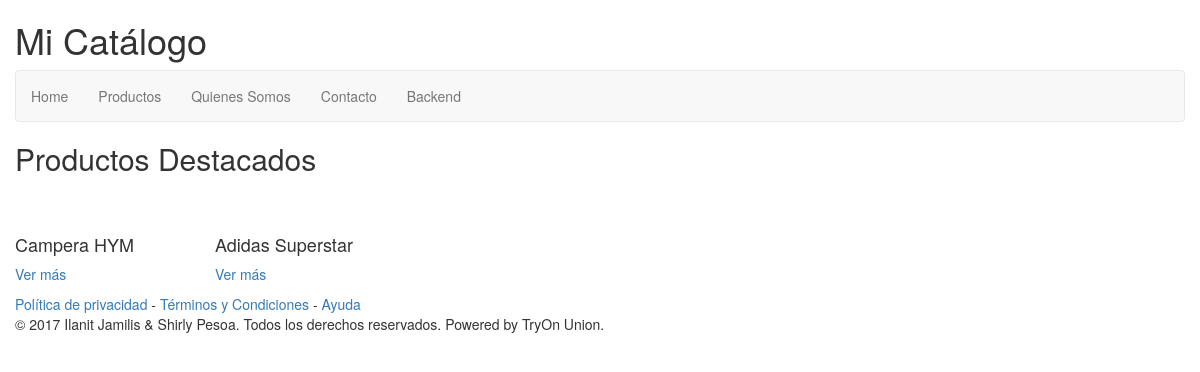
The app's page /TPFINAL/index.php, older data.
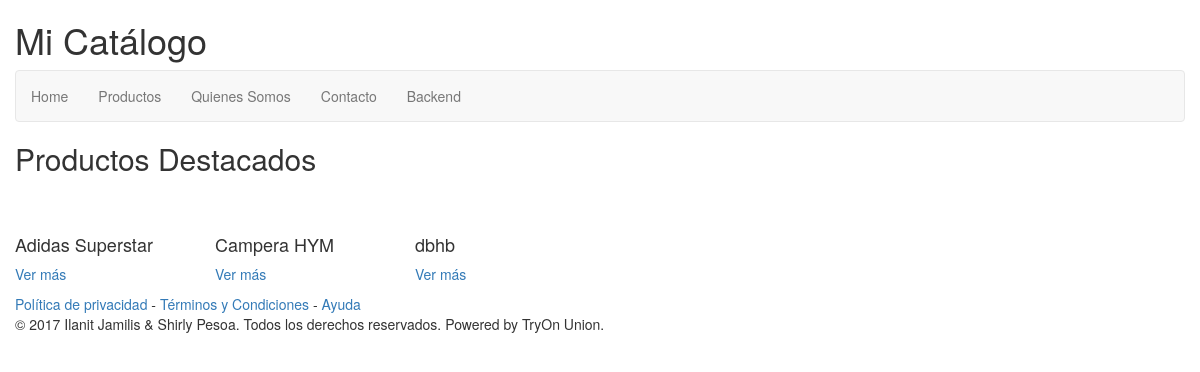
The same page, newer data.
### tables this page shows
CREATE TABLE IF NOT EXISTS `productos` (
  `idProductos` int(10) UNSIGNED NOT NULL AUTO_INCREMENT,
  `idCategorias` int(11) NOT NULL COMMENT 'Categoría',
  `Codigo` varchar(11) NOT NULL COMMENT 'Código',
  `Nombre` text NOT NULL COMMENT 'Nombre',
  `Precio` float NOT NULL COMMENT 'Precio',
  `Destacado` tinyint(4) NOT NULL COMMENT 'Destacado',
  `Descripcion` text NOT NULL COMMENT 'Descripción',
  `Imagen` text NOT NULL COMMENT 'Imagen',
  PRIMARY KEY (`idProductos`),
  KEY `idCategorias` (`idCategorias`)
);

### TPFINAL/dao/productoDao.php (called while the page is built, shortened)
<?php
class productoDao {
    static function abrirBaseDatos() {
        $opts = array(
        'servername' => "localhost",
        'username' => "root",
        'password' => "root",
        'dbname' => "db",
    );
        $DBH = new PDO("mysql:host=" . $opts['servername'] . ";dbname=" . $opts['dbname'], $opts['username'], $opts['password']);
        $DBH->setAttribute(PDO::ATTR_ERRMODE, PDO::ERRMODE_EXCEPTION);
        return $DBH;
    }
	public static function traerProductosDestacados() {
        $DBH = self::abrirBaseDatos();
        try {
            $query = "SELECT productos.idProductos, categorias.Nombre AS Categoria, productos.Codigo, productos.Nombre, productos.Precio, productos.Destacado,
			productos.Descripcion, productos.Imagen FROM productos
			INNER JOIN categorias ON productos.idCategorias = categorias.idCategorias WHERE productos.Destacado= 2 ";
            $STH = $DBH->prepare($query);
            $STH->setFetchMode(PDO::FETCH_ASSOC);
            $STH->execute();
			$listado = array();
			if ($STH->rowCount() > 0) {
				$i = 0;
				while($row = $STH->fetch()) {
					$prod = new producto();
					$prod->id = $row['idProductos'];
					$prod->idCategoria = $row['Categoria'];
					$prod->codigo = $row['Codigo'];
					$prod->nombre = $row['Nombre'];
					$prod->precio = $row['Precio'];
					$prod->destacado = $row['Destacado'];
					$prod->descripcion = $row['Descripcion'];
					$prod->imagen = $row['Imagen'];
					$listado[$i] = $prod;
					$i++;
				}
			}
        } catch (PDOException $e) {
            echo $query . "<br>" . $e->getMessage();
        }
        return $listado;
    }
}

### TPFINAL/index.php (the view, shortened to what this page needs)
<?php
	include_once ($_SERVER["DOCUMENT_ROOT"] . '/TPFINAL/dao/productoDao.php');
?>
<h2>Productos Destacados</h2>
<?php
	$listado = productoDao::traerProductosDestacados();
	$salida = "<div>";
	foreach ($listado as $producto){
		$salida .= '<div class="card" style="width: 20rem; float:left;">
					  <img class="card-img-top">
					  <div class="card-block">
						<h4 class="card-title">'.$producto->nombre.'</h4>
						<p class="card-text"><a href="productos-detalle.php?idproducto='.$producto->id.'" >Ver más</a></p>
					  </div>
					</div>';
	}
	$salida .= "</div>";
	echo $salida;
?>

Row changes from the older to the newer data that the page shows:
added productos: Nombre "dbhb"
Text that changed along with them:
text no longer shown: "Ver más Ver más"
text now shown: "Ver más Ver más Ver más"
